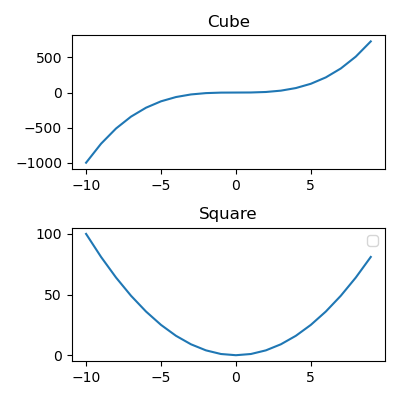

This chart was generated by the following Python code:
import matplotlib.pyplot as plt
import numpy as np

x=np.linspace(-10,9,20)
y=x**3
z=x**2

"""  ÖRNEK 1 
# aynı karede farklı değerlere sahip yerleşimleri farklı 2 grafik
figure=plt.figure()
axes_cube=figure.add_axes([0.1,0.1,0.8,0.8]) ## sol alt sağ üst şeklinde bırakılacak boşluk için konumlandırma
axes_cube.plot(x,y,'b')
axes_cube.set_xlabel("X Axis")
axes_cube.set_ylabel("Y Axis")
axes_cube.set_title("Cube")

axes_square=figure.add_axes([0.15,0.6,0.25,0.25])
axes_square.plot(x,z,'r')
axes_square.set_xlabel("X Axis")
axes_square.set_ylabel("Y Axis")
axes_square.set_title("Quadratic")
plt.legend()
 """
""" # ÖRNEK 2 
# aynı karede farklı değerlere sahip tek (x,y) değerlerine sahip 2 grafik
figure=plt.figure()
axes=figure.add_axes([0,0,1,1])
axes.plot(x,y,label='Cube')
axes.plot(x,z,label='Square')
axes.legend(loc=4) # 1-sağ üst  2-sol üst köşe 3-sol alt köşe 4-sağ alt köşe
 """

# örnek 3
fig,axes=plt.subplots(nrows=2,ncols=1,figsize=(4,4)) # figure için boy ayarlarması 
axes[0].plot(x,y)
axes[0].set_title("Cube")
axes[1].plot(x,z)
axes[1].set_title("Square")
plt.legend()
plt.tight_layout()
fig.savefig('figure.png') # figure için kayıt alabiliriz (pdf gibi türlerde de kayıt edebiliriz)
plt.show()